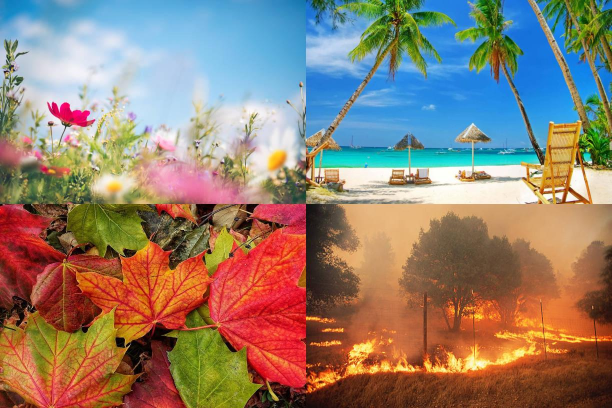
#> input picture jawaban_mahasiswa/kuis_1/04201057_Muhammad_Al_Azis_Firdaus/dataset/hasil.jpg, 1224 x 816 px (shown at 1/2 size)
$ python nomor3.py
#> lines starting #> are read from the running program, lines starting #| are printed output that depends on the picture; after the words box and inside, x2 and y2 are one past the last pixel; in counts of white or black regions, pixels touching at a corner belong together
import matplotlib.pyplot as plt
from skimage import io, color, img_as_ubyte, filters, transform, util
import numpy as np
from scipy.signal import convolve2d
import math


gambar_hasil = io.imread('dataset//hasil.jpg')
#> gambar_hasil is the input picture: shape (816, 1224, 3); mean R, G, B 145.3, 126.9, 111.8


gambar_hasil_gray = color.rgb2gray(gambar_hasil)
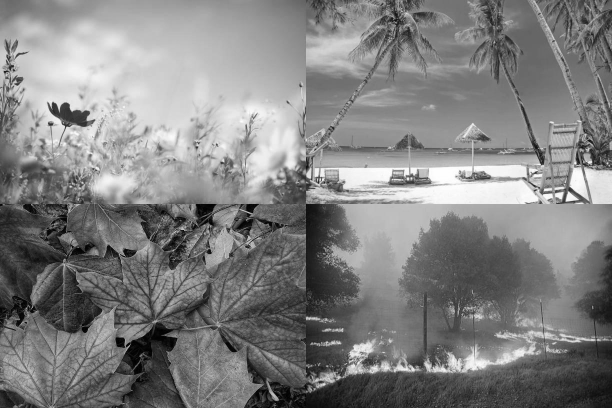
#> gambar_hasil_gray: shape (816, 1224) float64 (shown at 1/2 size); min 0, max 1, mean 0.509


ambang = 0.5


gambar_hasil_binary = util.img_as_ubyte(gambar_hasil_gray > ambang)
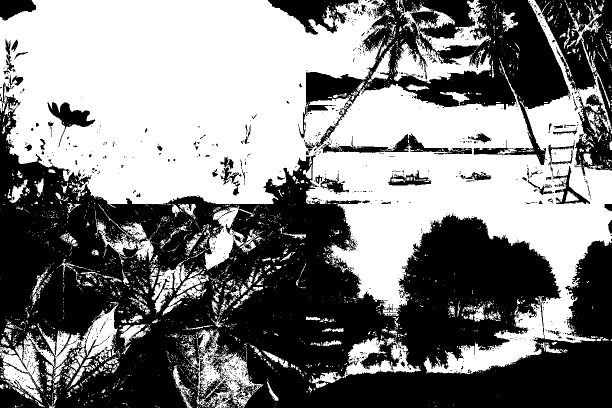
#> gambar_hasil_binary: shape (816, 1224) (shown at 1/2 size); 50.1% white; 1472 black regions (1365 under 20 px), largest, box (x1, y1, x2, y2) and area: (0, 187, 1224, 816) 381737, (597, 0, 1141, 330) 61840, (1069, 0, 1224, 259) 17589


kernel_hpf = np.array([[-1, -1, -1],
                       [-1, 8, -1],
                       [-1, -1, -1]])


gambar_hasil_filtered = convolve2d(gambar_hasil_binary, kernel_hpf, mode='same')
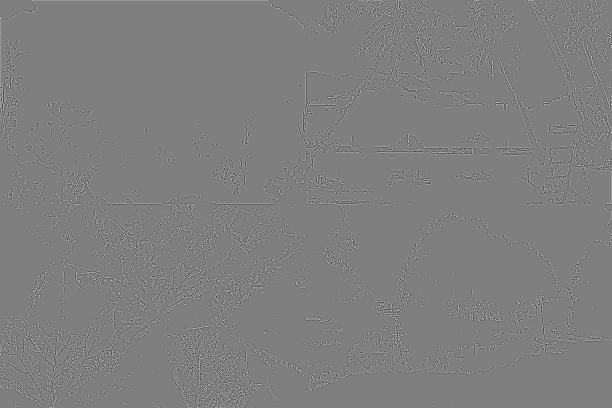
#> gambar_hasil_filtered: shape (816, 1224) int64 (shown at 1/2 size); min -2040, max 2040, mean 0.7; drawn with min black and max white

# Hitung SNR
def calculate_snr(original, filtered):
    original_energy = np.sum(original**2)
#> original_energy = 304715.7
    noise_energy = np.sum((original - filtered)**2)
#> noise_energy = 1.24e+11
    snr = 10 * np.log10(original_energy / noise_energy)
#> snr = -56.1
    return snr

# Citra asli yang telah diubah ukurannya
citra_asli = io.imread('dataset//hasil.jpg')
citra_asli_gray = color.rgb2gray(citra_asli)
citra_asli_gray_resized = transform.resize(citra_asli_gray, gambar_hasil_gray.shape)

# Hitung SNR antara citra asli dan citra hasil filtering
snr = calculate_snr(citra_asli_gray_resized, gambar_hasil_filtered)
#> snr = -56.1

# Tampilkan citra asli, citra hasil filtering, dan nilai SNR
plt.figure(figsize=(12, 6))

# Citra asli
plt.subplot(1, 3, 1)
plt.imshow(citra_asli_gray_resized, cmap='gray')
plt.title("Citra Asli")
plt.axis('off')

# Citra hasil filtering
plt.subplot(1, 3, 2)
plt.imshow(gambar_hasil_filtered, cmap='gray')
plt.title("Citra Hasil Filtering (Biner)")
plt.axis('off')

# Nilai SNR
plt.subplot(1, 3, 3)
plt.text(0.5, 0.5, f"SNR: {snr:.2f} dB", fontsize=12, ha='center')
plt.axis('off')

plt.show()
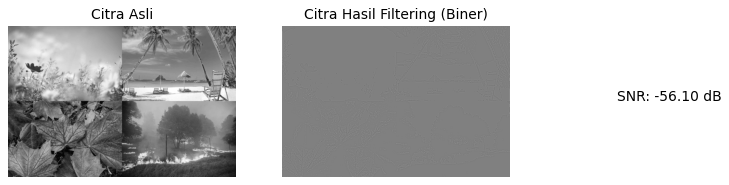
#> figure drawn by matplotlib, 2 panels

$ run again, with jawaban_mahasiswa/kuis_1/04201057_Muhammad_Al_Azis_Firdaus/dataset/fall.jpg copied over jawaban_mahasiswa/kuis_1/04201057_Muhammad_Al_Azis_Firdaus/dataset/hasil.jpg
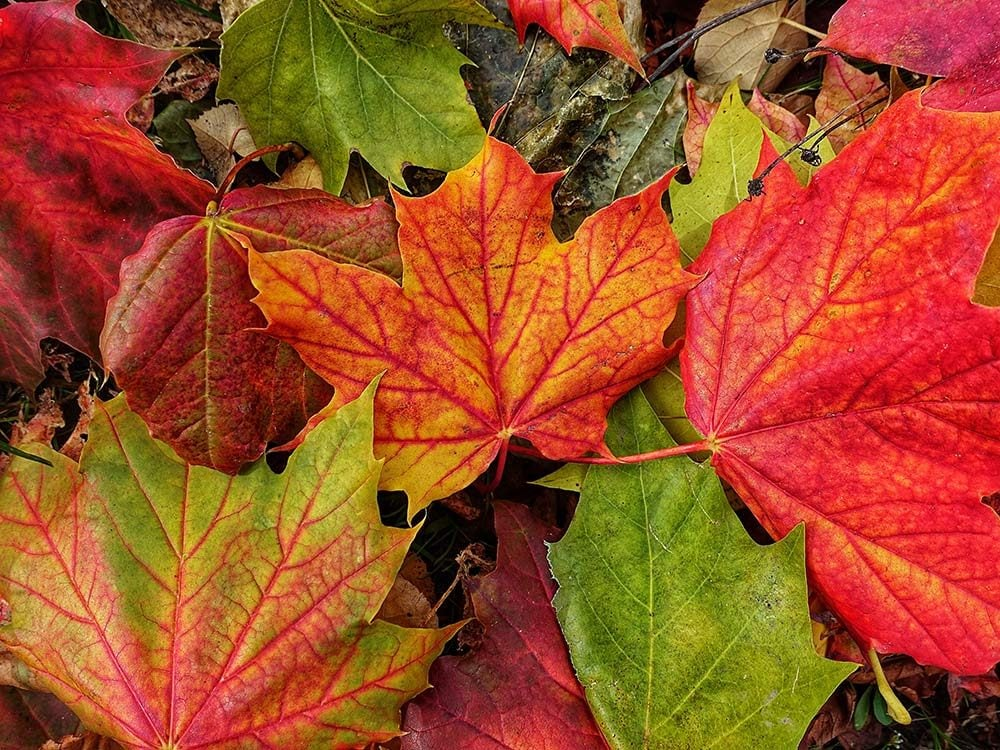
#> input picture jawaban_mahasiswa/kuis_1/04201057_Muhammad_Al_Azis_Firdaus/dataset/fall.jpg, 1000 x 750 px
#> gambar_hasil is the input picture: shape (750, 1000, 3); mean R, G, B 159.6, 77.9, 38.8
#> `gambar_hasil_binary = util.img_as_ubyte(gambar_hasil_gray > ambang)`:
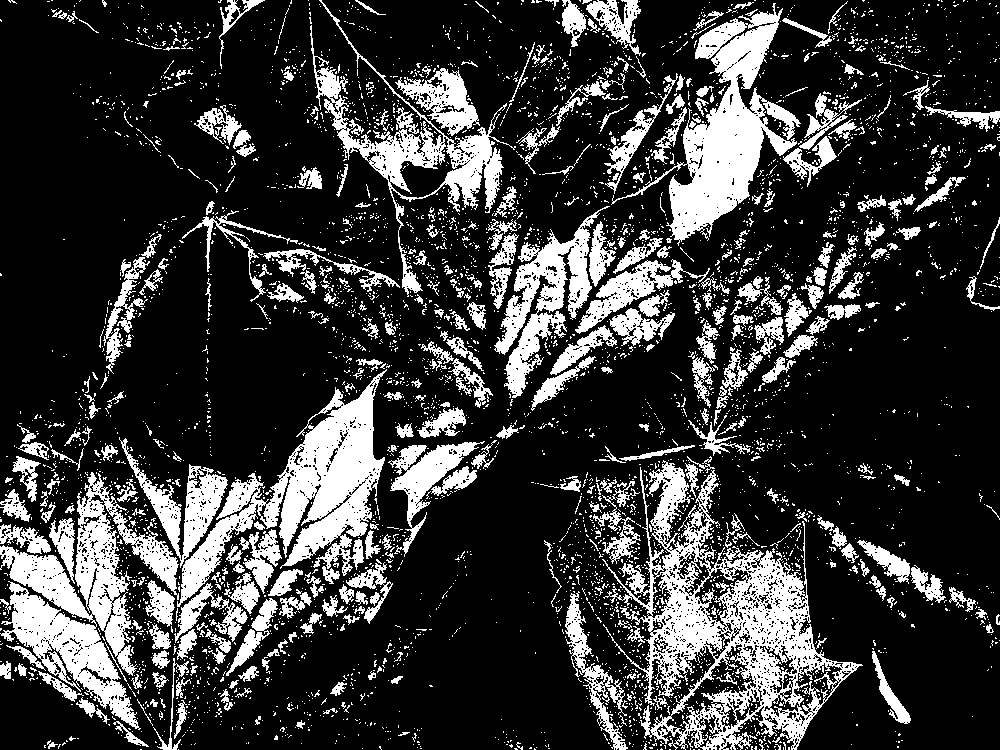
#> gambar_hasil_binary: shape (750, 1000); 22.6% white; 4744 white regions (4342 under 20 px), largest, box (x1, y1, x2, y2) and area: (602, 460, 863, 750) 22840, (0, 472, 179, 730) 15824, (177, 369, 387, 607) 15162
#> original_energy = 119676.2
#> noise_energy = 1.6e+11
#> in calculate_snr, `snr = 10 * np.log10(original_energy / noise_energy)`: snr = -61.27
#> `plt.show()`:
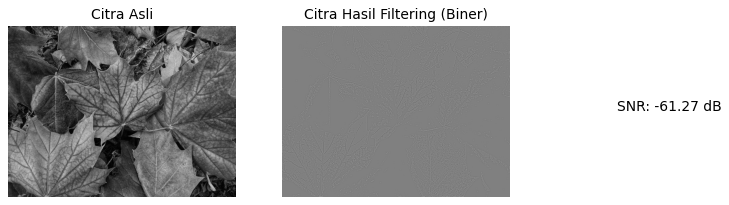
#> figure drawn by matplotlib, 2 panels

$ run again, with jawaban_mahasiswa/kuis_1/04201057_Muhammad_Al_Azis_Firdaus/dataset/fire.jpg copied over jawaban_mahasiswa/kuis_1/04201057_Muhammad_Al_Azis_Firdaus/dataset/hasil.jpg
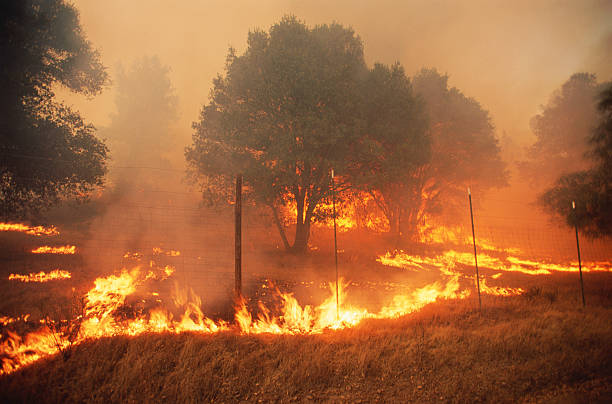
#> input picture jawaban_mahasiswa/kuis_1/04201057_Muhammad_Al_Azis_Firdaus/dataset/fire.jpg, 612 x 404 px
#> gambar_hasil is the input picture: shape (404, 612, 3); mean R, G, B 158.6, 99.2, 58.5
#> `gambar_hasil_binary = util.img_as_ubyte(gambar_hasil_gray > ambang)`:
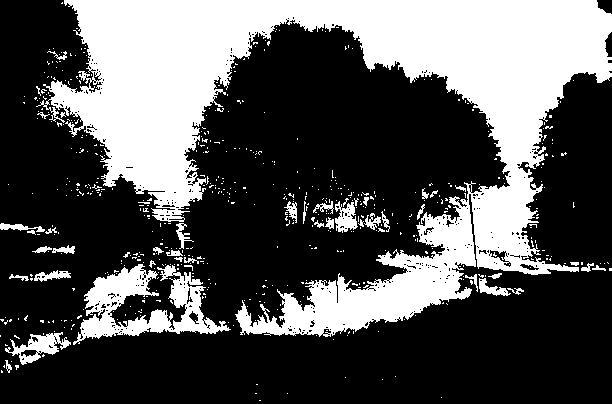
#> gambar_hasil_binary: shape (404, 612); 32.9% white; 567 white regions (526 under 20 px), largest, box (x1, y1, x2, y2) and area: (36, 0, 612, 337) 70798, (73, 264, 231, 345) 5114, (5, 332, 71, 365) 849
#> original_energy = 54096
#> noise_energy = 2.21e+10
#> in calculate_snr, `snr = 10 * np.log10(original_energy / noise_energy)`: snr = -56.12
#> `plt.show()`:
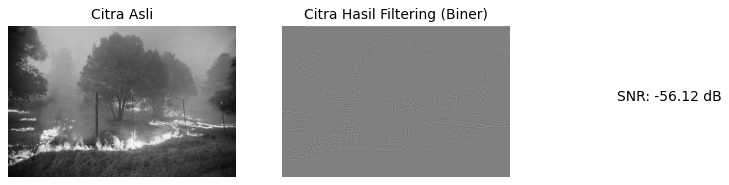
#> figure drawn by matplotlib, 2 panels

$ run again, with jawaban_mahasiswa/kuis_1/04201057_Muhammad_Al_Azis_Firdaus/dataset/summer.jpg copied over jawaban_mahasiswa/kuis_1/04201057_Muhammad_Al_Azis_Firdaus/dataset/hasil.jpg
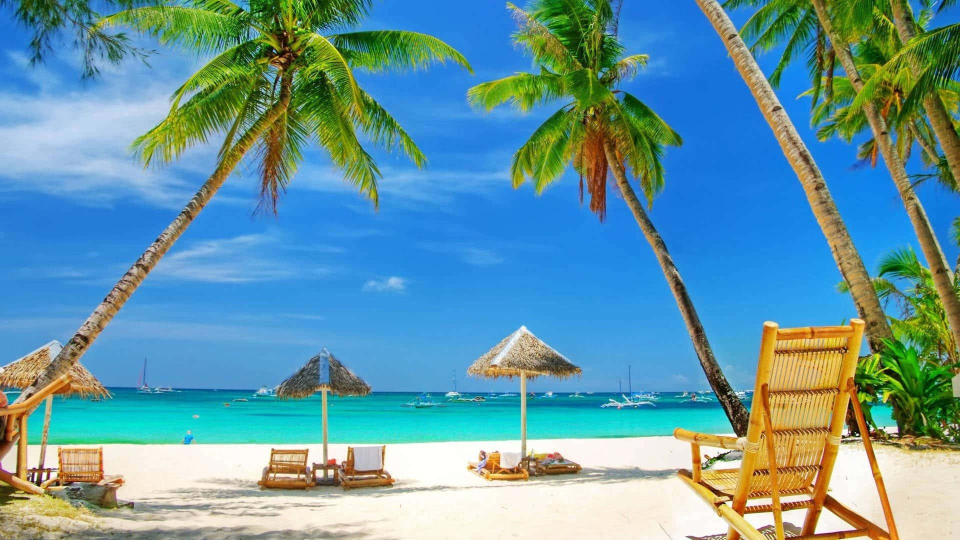
#> input picture jawaban_mahasiswa/kuis_1/04201057_Muhammad_Al_Azis_Firdaus/dataset/summer.jpg, 1920 x 1080 px (shown at 1/2 size)
#> gambar_hasil is the input picture: shape (1080, 1920, 3); mean R, G, B 100.7, 152.4, 164.5
#> `gambar_hasil_binary = util.img_as_ubyte(gambar_hasil_gray > ambang)`:
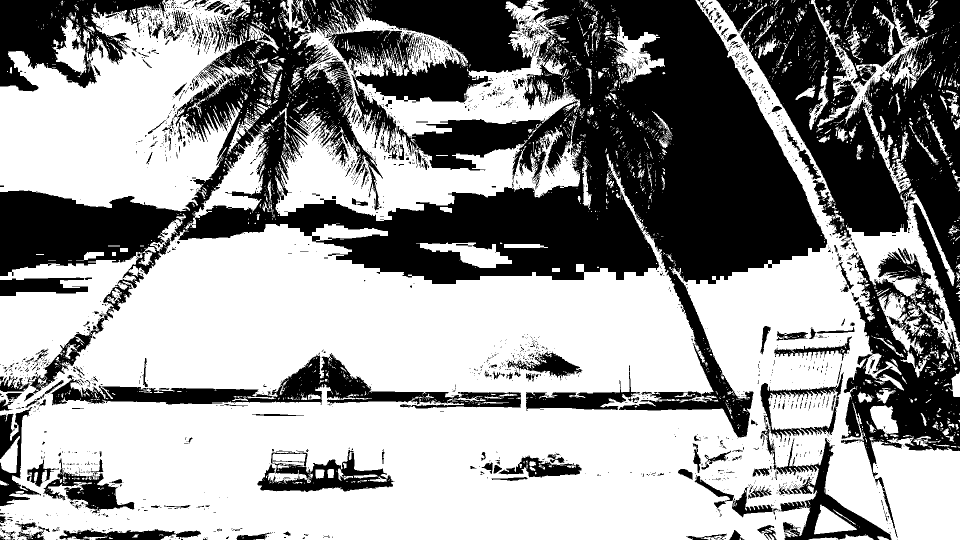
#> gambar_hasil_binary: shape (1080, 1920) (shown at 1/2 size); 59.2% white; 2934 black regions (2613 under 20 px), largest, box (x1, y1, x2, y2) and area: (0, 0, 1655, 875) 492809, (1432, 0, 1920, 684) 143033, (1682, 496, 1920, 957) 49713
#> original_energy = 716981.5
#> noise_energy = 2.15e+11
#> in calculate_snr, `snr = 10 * np.log10(original_energy / noise_energy)`: snr = -54.78
#> `plt.show()`:
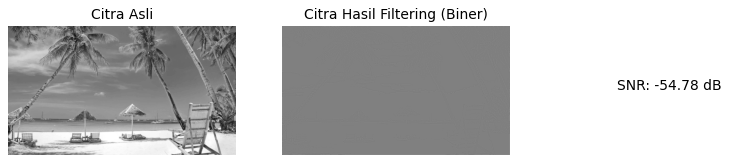
#> figure drawn by matplotlib, 2 panels
